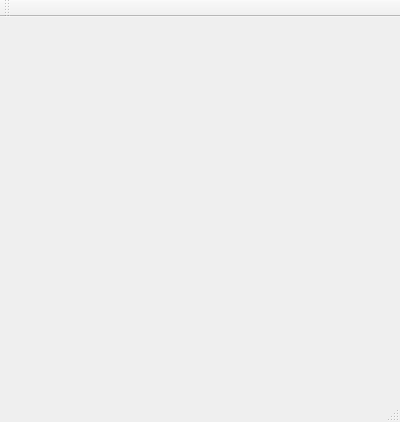
<?xml version="1.0" encoding="UTF-8"?>
<ui version="4.0">
 <class>MainWindow</class>
 <widget class="QMainWindow" name="MainWindow">
  <property name="geometry">
   <rect>
    <x>0</x>
    <y>0</y>
    <width>400</width>
    <height>422</height>
   </rect>
  </property>
  <property name="windowTitle">
   <string>MainWindow</string>
  </property>
  <widget class="QWidget" name="centralWidget">
   <zorder>textEdit</zorder>
  </widget>
  <widget class="QMenuBar" name="menuBar">
   <property name="geometry">
    <rect>
     <x>0</x>
     <y>0</y>
     <width>400</width>
     <height>21</height>
    </rect>
   </property>
  </widget>
  <widget class="QToolBar" name="mainToolBar">
   <attribute name="toolBarArea">
    <enum>TopToolBarArea</enum>
   </attribute>
   <attribute name="toolBarBreak">
    <bool>false</bool>
   </attribute>
  </widget>
  <widget class="QStatusBar" name="statusBar"/>
 </widget>
 <layoutdefault spacing="6" margin="11"/>
 <resources/>
 <connections/>
</ui>
